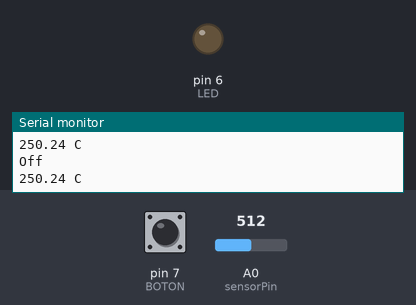
A sketch run on a simulated Arduino Uno, built with avr-gcc and run on an emulated ATmega328P. On the bench: output pins drawn as LEDs (lit = HIGH), the last lines printed to the serial monitor. The inputs (shaded band) are chosen by the test bench; at power-on: pin 7 (BOTON) LOW, A0 (sensorPin) = 512.

Above: at 1.8 s.
1.9 s: pin 7 (BOTON) pulled HIGH for 1.2 s
At 3.4 s:
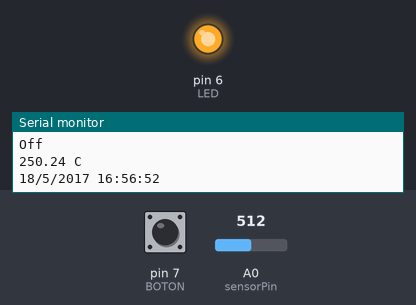
7.2 s: pin 7 (BOTON) pulled HIGH for 3.2 s
At 12.5 s:
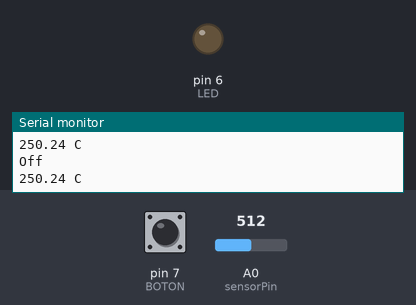
Timing chart, 0 to 14.0 s (numbered marks = the images above; inputs shaded):
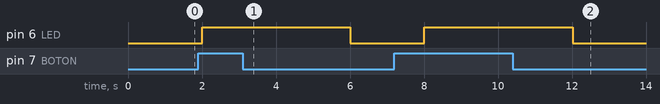

The sketch:

boton_arduino_temperatura.ino
```cpp
#include <Time.h>


const int LED=6;
const int BOTON=7;
const int sensorPin= A0;
int val;
void setup(){
pinMode(LED,OUTPUT);
pinMode(BOTON,INPUT);
Serial.begin(9600);   //start te serial monitor
setTime(16,56,50,18,05,2017);
}
void loop(){

  time_t t = now();//Declaramos la variable time_t t

val=digitalRead(BOTON);
if  (val==HIGH){
digitalWrite(LED,HIGH);
//Serial.println( "On");

//Imprimimos la fecha y la hora
  Serial.print(day(t));
  Serial.print(+ "/") ;
  Serial.print(month(t));
  Serial.print(+ "/") ;
  Serial.print(year(t));
  Serial.print( " ") ;
  Serial.print(hour(t));
  Serial.print(+ ":") ;
  Serial.print(minute(t));
  Serial.print(":") ;
  Serial.println(second(t));
  delay(3000);//Esperamos 3 segundos
}
else { digitalWrite(LED,LOW);
Serial.println( "Off");
}

int value = analogRead(sensorPin);
  float millivolts = (value / 1023.0) * 5000;
  float celsius = millivolts / 10;
  Serial.print(celsius);
  Serial.println(" C");
  delay(1000);
}
```

Measured:
- after the input at 1.9 s, pin 6 (LED): LOW → HIGH after 0.10 s, → LOW 4.0 s later
- after the input at 7.2 s, pin 6 (LED): LOW → HIGH after 0.81 s, → LOW 4.0 s later
